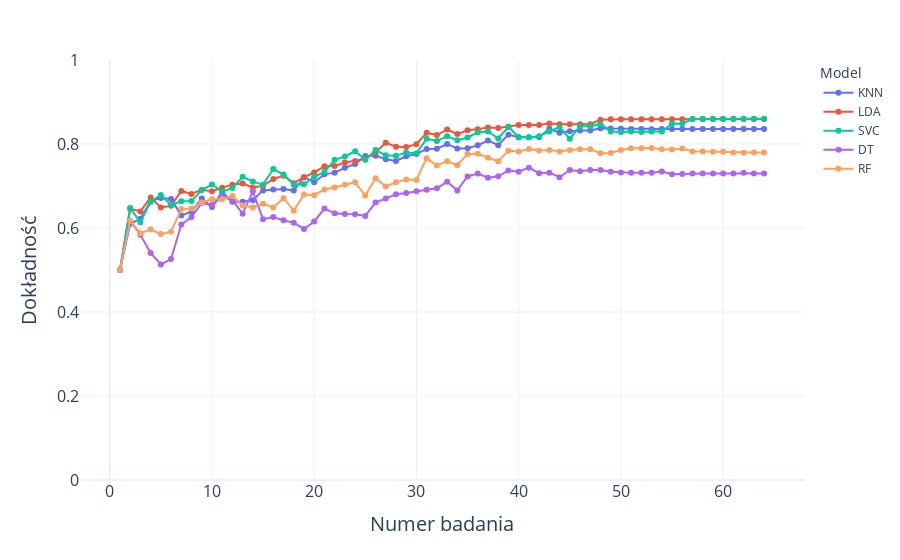

Notebook code for this chart:
### Code cell
results_df2=results_df[results_df['n_badan']>=1]

x_label='Numer badania'
title='klasyfikacja_obserwacje_accuracy'
# results_df = results_df[results_df['Model'].isin(['LDA', 'KNN'])]
fig = px.line(results_df2, x='n_badan', y='Dokładność 100 test', color='Model', markers=True, line_shape='linear')

# Dodajemy etykiety i tytuł
fig.update_layout(
    xaxis=dict(
        title=x_label,
        tickfont=dict(size=16),
        title_font=dict(size=20),
    ),
    yaxis=dict(
        title='Dokładność',
        tickfont=dict(size=16),
        title_font=dict(size=20),
        range=[0, 1]
    )
)

fig.update_layout(template="plotly_white")
fig.show()
# fig.write_image("images5/wykresy_w_czasie_lda_knn.png", width=1000, height=600, scale=4, format="png")
fig.write_image("images5/wykresy_w_czasie_100_dokladnosc_test.png", width=1000, height=600, scale=4, format="png")

### Figure 1 — Plotly figure (JSON) as saved in the notebook; plotly's stock layout.template omitted (floating-point values rounded to 4 significant figures)
{"data": [{"hovertemplate": "Model=KNN<br>n_badan=%{x}<br>Dokładność 100 test=%{y}<extra></extra>", "legendgroup": "KNN", "line": {"color": "#636efa", "dash": "solid", "shape": "linear"}, "marker": {"symbol": "circle"}, "mode": "lines+markers", "name": "KNN", "orientation": "v", "showlegend": true, "type": "scatter", "x": [1, 2, 3, 4, 5, 6, 7, 8, 9, 10, 11, 12, 13, 14, 15, 16, 17, 18, 19, 20, 21, 22, 23, 24, 25, 26, 27, 28, 29, 30, 31, 32, 33, 34, 35, 36, 37, 38, 39, 40, 41, 42, 43, 44, 45, 46, 47, 48, 49, 50, 51, 52, 53, 54, 55, 56, 57, 58, 59, 60, 61, 62, 63, 64], "xaxis": "x", "y": [0.5, 0.61, 0.6218, 0.6641, 0.6714, 0.6691, 0.6295, 0.6395, 0.6705, 0.65, 0.6859, 0.6623, 0.6627, 0.6664, 0.6895, 0.6918, 0.6927, 0.6891, 0.7209, 0.7091, 0.7277, 0.7318, 0.7432, 0.7523, 0.7714, 0.7723, 0.7636, 0.7595, 0.7709, 0.7764, 0.7882, 0.7886, 0.8, 0.7895, 0.79, 0.7968, 0.8082, 0.7973, 0.8223, 0.8164, 0.8159, 0.8159, 0.8364, 0.8268, 0.8305, 0.8323, 0.8323, 0.8377, 0.8368, 0.8364, 0.8355, 0.8355, 0.835, 0.8355, 0.8355, 0.8359, 0.8359, 0.8359, 0.8359, 0.8359, 0.8359, 0.8359, 0.8359, 0.8359], "yaxis": "y"}, {"hovertemplate": "Model=LDA<br>n_badan=%{x}<br>Dokładność 100 test=%{y}<extra></extra>", "legendgroup": "LDA", "line": {"color": "#EF553B", "dash": "solid", "shape": "linear"}, "marker": {"symbol": "circle"}, "mode": "lines+markers", "name": "LDA", "orientation": "v", "showlegend": true, "type": "scatter", "x": [1, 2, 3, 4, 5, 6, 7, 8, 9, 10, 11, 12, 13, 14, 15, 16, 17, 18, 19, 20, 21, 22, 23, 24, 25, 26, 27, 28, 29, 30, 31, 32, 33, 34, 35, 36, 37, 38, 39, 40, 41, 42, 43, 44, 45, 46, 47, 48, 49, 50, 51, 52, 53, 54, 55, 56, 57, 58, 59, 60, 61, 62, 63, 64], "xaxis": "x", "y": [0.5, 0.6459, 0.6395, 0.6727, 0.6491, 0.6527, 0.6882, 0.6809, 0.6909, 0.6877, 0.6959, 0.7032, 0.7059, 0.6964, 0.7005, 0.7168, 0.7245, 0.7068, 0.7209, 0.7323, 0.7468, 0.7477, 0.7559, 0.7595, 0.7645, 0.78, 0.8032, 0.7932, 0.7927, 0.7995, 0.8268, 0.8214, 0.8345, 0.8236, 0.8327, 0.835, 0.8391, 0.8382, 0.8414, 0.845, 0.845, 0.845, 0.8491, 0.8473, 0.8473, 0.8473, 0.8473, 0.8577, 0.8586, 0.8586, 0.8586, 0.8586, 0.8586, 0.8586, 0.8586, 0.8586, 0.8595, 0.8595, 0.8595, 0.8595, 0.8595, 0.8595, 0.8595, 0.8595], "yaxis": "y"}, {"hovertemplate": "Model=SVC<br>n_badan=%{x}<br>Dokładność 100 test=%{y}<extra></extra>", "legendgroup": "SVC", "line": {"color": "#00cc96", "dash": "solid", "shape": "linear"}, "marker": {"symbol": "circle"}, "mode": "lines+markers", "name": "SVC", "orientation": "v", "showlegend": true, "type": "scatter", "x": [1, 2, 3, 4, 5, 6, 7, 8, 9, 10, 11, 12, 13, 14, 15, 16, 17, 18, 19, 20, 21, 22, 23, 24, 25, 26, 27, 28, 29, 30, 31, 32, 33, 34, 35, 36, 37, 38, 39, 40, 41, 42, 43, 44, 45, 46, 47, 48, 49, 50, 51, 52, 53, 54, 55, 56, 57, 58, 59, 60, 61, 62, 63, 64], "xaxis": "x", "y": [0.5, 0.6477, 0.6136, 0.6627, 0.6786, 0.655, 0.6636, 0.6641, 0.6905, 0.7036, 0.6873, 0.695, 0.7218, 0.7105, 0.7032, 0.7405, 0.7273, 0.7032, 0.7041, 0.7218, 0.7336, 0.7623, 0.7705, 0.7827, 0.7627, 0.7855, 0.7732, 0.7718, 0.78, 0.7782, 0.8123, 0.8073, 0.8182, 0.8091, 0.8155, 0.8277, 0.83, 0.8132, 0.8409, 0.8159, 0.8164, 0.8182, 0.83, 0.84, 0.8127, 0.8423, 0.8423, 0.8477, 0.83, 0.8286, 0.8295, 0.8286, 0.83, 0.8295, 0.8486, 0.8482, 0.8595, 0.8595, 0.8595, 0.8595, 0.86, 0.86, 0.86, 0.86], "yaxis": "y"}, {"hovertemplate": "Model=DT<br>n_badan=%{x}<br>Dokładność 100 test=%{y}<extra></extra>", "legendgroup": "DT", "line": {"color": "#ab63fa", "dash": "solid", "shape": "linear"}, "marker": {"symbol": "circle"}, "mode": "lines+markers", "name": "DT", "orientation": "v", "showlegend": true, "type": "scatter", "x": [1, 2, 3, 4, 5, 6, 7, 8, 9, 10, 11, 12, 13, 14, 15, 16, 17, 18, 19, 20, 21, 22, 23, 24, 25, 26, 27, 28, 29, 30, 31, 32, 33, 34, 35, 36, 37, 38, 39, 40, 41, 42, 43, 44, 45, 46, 47, 48, 49, 50, 51, 52, 53, 54, 55, 56, 57, 58, 59, 60, 61, 62, 63, 64], "xaxis": "x", "y": [0.5, 0.6173, 0.5841, 0.5405, 0.5132, 0.5259, 0.6082, 0.6264, 0.6595, 0.6545, 0.6745, 0.6664, 0.6336, 0.6873, 0.6209, 0.6264, 0.6182, 0.6127, 0.5977, 0.6155, 0.6464, 0.635, 0.6332, 0.6327, 0.6286, 0.6609, 0.67, 0.6805, 0.6832, 0.6873, 0.6909, 0.6945, 0.71, 0.6895, 0.7227, 0.7295, 0.7195, 0.7232, 0.7368, 0.7341, 0.7436, 0.7305, 0.7318, 0.7209, 0.7382, 0.735, 0.7382, 0.7382, 0.7341, 0.7323, 0.7318, 0.7318, 0.7318, 0.7345, 0.7282, 0.7286, 0.73, 0.73, 0.73, 0.73, 0.73, 0.7314, 0.73, 0.73], "yaxis": "y"}, {"hovertemplate": "Model=RF<br>n_badan=%{x}<br>Dokładność 100 test=%{y}<extra></extra>", "legendgroup": "RF", "line": {"color": "#FFA15A", "dash": "solid", "shape": "linear"}, "marker": {"symbol": "circle"}, "mode": "lines+markers", "name": "RF", "orientation": "v", "showlegend": true, "type": "scatter", "x": [1, 2, 3, 4, 5, 6, 7, 8, 9, 10, 11, 12, 13, 14, 15, 16, 17, 18, 19, 20, 21, 22, 23, 24, 25, 26, 27, 28, 29, 30, 31, 32, 33, 34, 35, 36, 37, 38, 39, 40, 41, 42, 43, 44, 45, 46, 47, 48, 49, 50, 51, 52, 53, 54, 55, 56, 57, 58, 59, 60, 61, 62, 63, 64], "xaxis": "x", "y": [0.5, 0.6173, 0.5873, 0.5968, 0.5855, 0.5914, 0.645, 0.6464, 0.6609, 0.6682, 0.6682, 0.6764, 0.6536, 0.6491, 0.6577, 0.6491, 0.6709, 0.6414, 0.6795, 0.6782, 0.6918, 0.6964, 0.7032, 0.7086, 0.6773, 0.7182, 0.6991, 0.7086, 0.7155, 0.7145, 0.7659, 0.7486, 0.7591, 0.7495, 0.7759, 0.7768, 0.7673, 0.7591, 0.7836, 0.7823, 0.7882, 0.7845, 0.7855, 0.7823, 0.7855, 0.7873, 0.7873, 0.7782, 0.7786, 0.7855, 0.79, 0.79, 0.7905, 0.7873, 0.7868, 0.7891, 0.7823, 0.7823, 0.7818, 0.7814, 0.78, 0.7791, 0.78, 0.78], "yaxis": "y"}], "layout": {"legend": {"title": {"text": "Model"}, "tracegroupgap": 0}, "margin": {"t": 60}, "xaxis": {"anchor": "y", "domain": [0, 1], "tickfont": {"size": 16}, "title": {"font": {"size": 20}, "text": "Numer badania"}}, "yaxis": {"anchor": "x", "domain": [0, 1], "range": [0, 1], "tickfont": {"size": 16}, "title": {"font": {"size": 20}, "text": "Dokładność"}}}}
